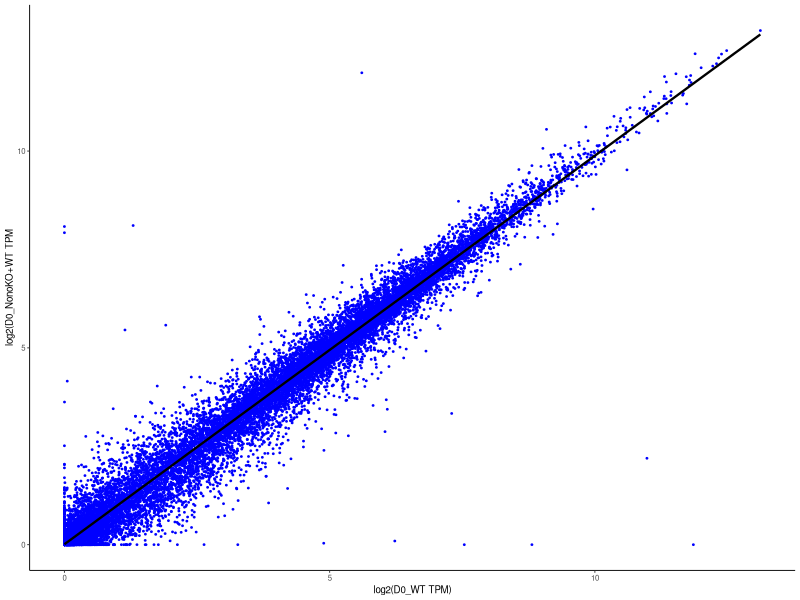
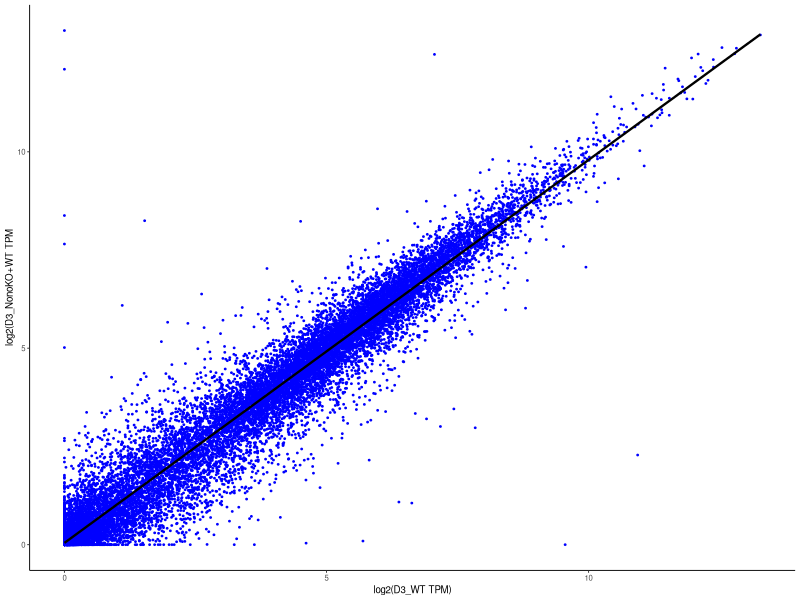
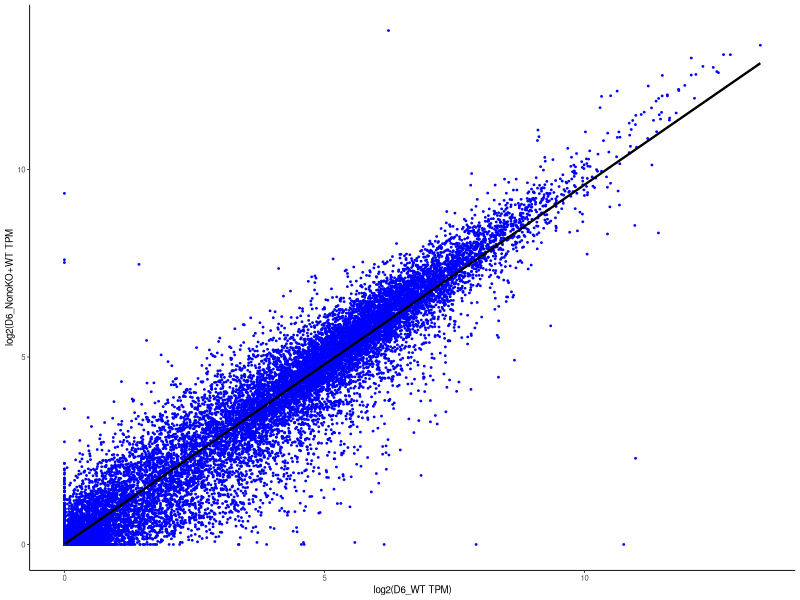
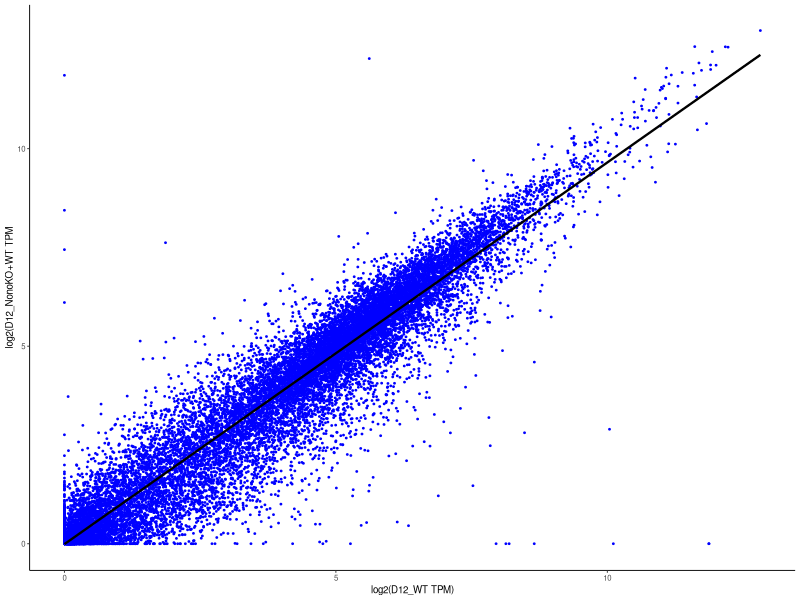
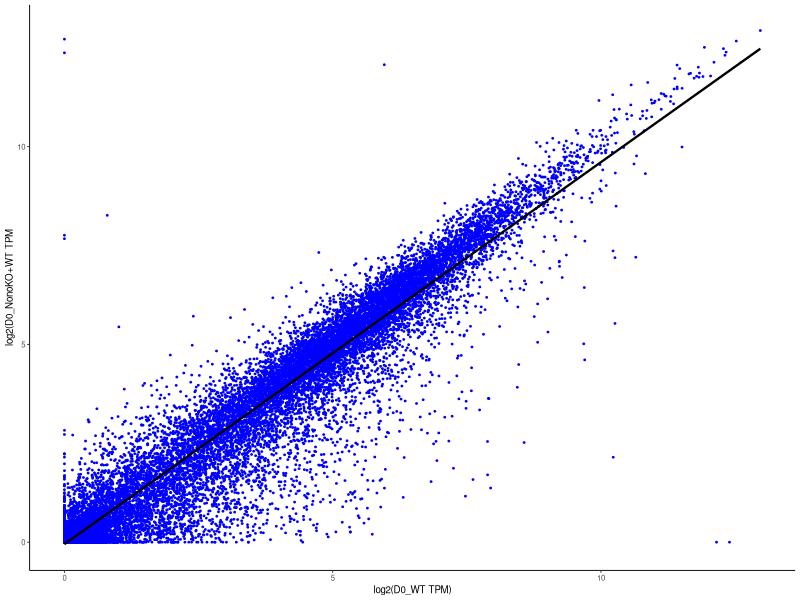
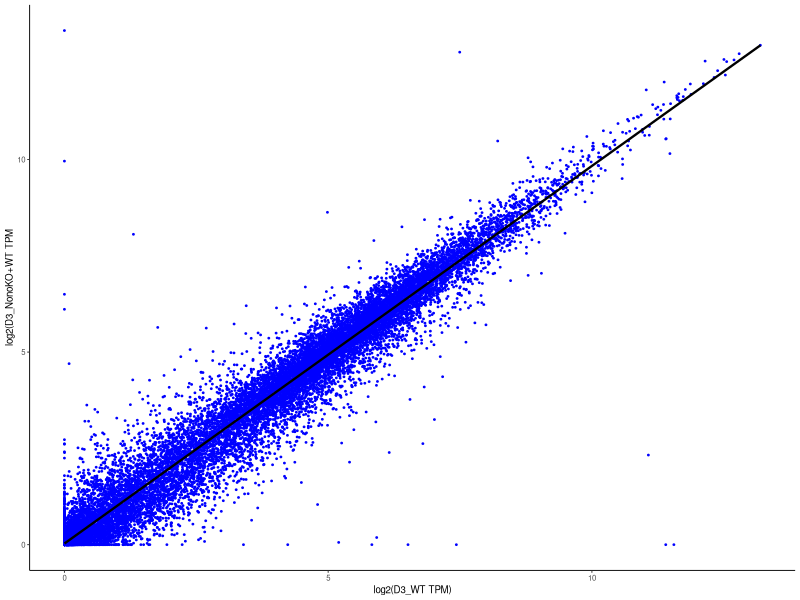
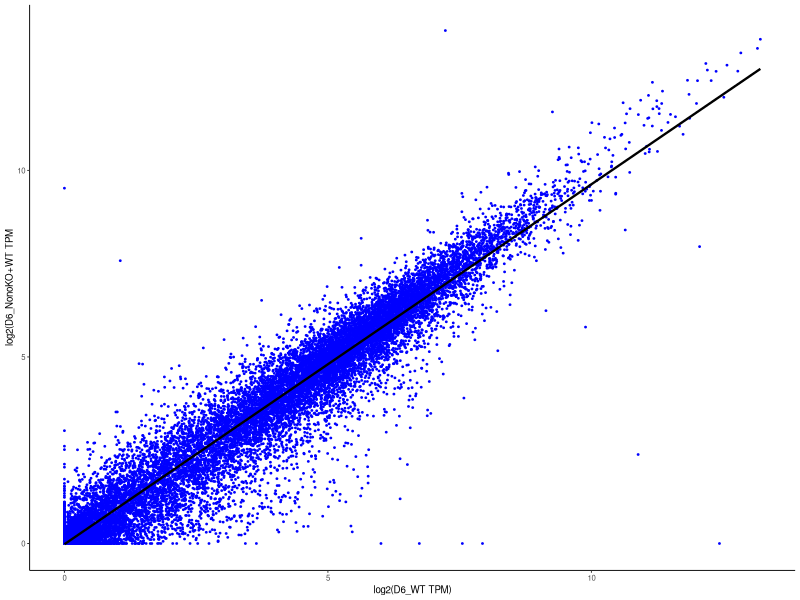
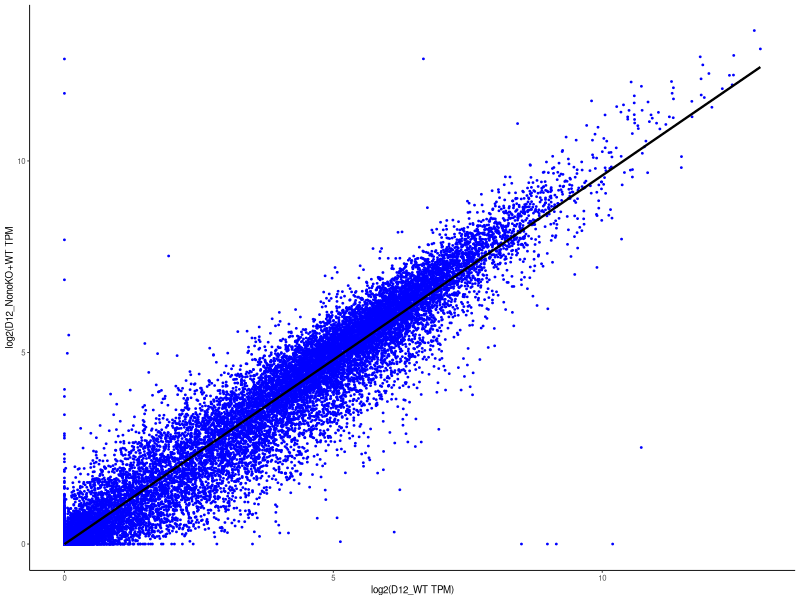

Write R code to recreate these figures, in order.
#!/usr/bin/Rscript --vanilla
setwd("~/github/Nono/")
rm(list=ls())
library(ggplot2)
library(reshape)
library(scales)
#==Set1===============================
Set1=read.table("set1_Expression_TPM.xls",sep="\t",header = T)
Set1[,2:13]=log2(Set1[,2:13]+1)
#D0====
cor.test(Set1$set1_RE_D0,Set1$set1_WT_D0)
set_d0=Set1[,c("set1_WT_D0","set1_RE_D0")]
p=ggplot(set_d0,aes(x=set1_WT_D0,y=set1_RE_D0))
p=p+geom_jitter(position="jitter",size=0.3,colour="blue",alpha=1/1)+geom_smooth(method="lm",colour="black",formula=y~x,size=0.8)
p=p+theme_classic(7)+xlab("log2(D0_WT TPM)")+ylab("log2(D0_NonoKO+WT TPM")
p
#D3====
cor.test(Set1$set1_RE_D3,Set1$set1_WT_D3)
set_D3=Set1[,c("set1_WT_D3","set1_RE_D3")]
p=ggplot(set_D3,aes(x=set1_WT_D3,y=set1_RE_D3))
p=p+geom_jitter(position="jitter",size=0.3,colour="blue",alpha=1/1)+geom_smooth(method="lm",colour="black",formula=y~x,size=0.8)
p=p+theme_classic(7)+xlab("log2(D3_WT TPM)")+ylab("log2(D3_NonoKO+WT TPM")
p
#D6====
cor.test(Set1$set1_RE_D6,Set1$set1_WT_D6)
set_D6=Set1[,c("set1_WT_D6","set1_RE_D6")]
p=ggplot(set_D6,aes(x=set1_WT_D6,y=set1_RE_D6))
p=p+geom_jitter(position="jitter",size=0.3,colour="blue",alpha=1/1)+geom_smooth(method="lm",colour="black",formula=y~x,size=0.8)
p=p+theme_classic(7)+xlab("log2(D6_WT TPM)")+ylab("log2(D6_NonoKO+WT TPM")
p
#D12====
cor.test(Set1$set1_RE_D12,Set1$set1_WT_D12)
set_D12=Set1[,c("set1_WT_D12","set1_RE_D12")]
p=ggplot(set_D12,aes(x=set1_WT_D12,y=set1_RE_D12))
p=p+geom_jitter(position="jitter",size=0.3,colour="blue",alpha=1/1)+geom_smooth(method="lm",colour="black",formula=y~x,size=0.8)
p=p+theme_classic(7)+xlab("log2(D12_WT TPM)")+ylab("log2(D12_NonoKO+WT TPM")
p

#==set2===============================
set2=read.table("set2_Expression_TPM.xls",sep="\t",header = T)
set2[,2:13]=log2(set2[,2:13]+1)
#D0====
cor.test(set2$set2_RE_D0,set2$set2_WT_D0)
set_d0=set2[,c("set2_WT_D0","set2_RE_D0")]
p=ggplot(set_d0,aes(x=set2_WT_D0,y=set2_RE_D0))
p=p+geom_jitter(position="jitter",size=0.3,colour="blue",alpha=1/1)+geom_smooth(method="lm",colour="black",formula=y~x,size=0.8)
p=p+theme_classic(7)+xlab("log2(D0_WT TPM)")+ylab("log2(D0_NonoKO+WT TPM")
p

#D3====
cor.test(set2$set2_RE_D3,set2$set2_WT_D3)
set_D3=set2[,c("set2_WT_D3","set2_RE_D3")]
p=ggplot(set_D3,aes(x=set2_WT_D3,y=set2_RE_D3))
p=p+geom_jitter(position="jitter",size=0.3,colour="blue",alpha=1/1)+geom_smooth(method="lm",colour="black",formula=y~x,size=0.8)
p=p+theme_classic(7)+xlab("log2(D3_WT TPM)")+ylab("log2(D3_NonoKO+WT TPM")
p

#D6====
cor.test(set2$set2_RE_D6,set2$set2_WT_D6)
set_D6=set2[,c("set2_WT_D6","set2_RE_D6")]
p=ggplot(set_D6,aes(x=set2_WT_D6,y=set2_RE_D6))
p=p+geom_jitter(position="jitter",size=0.3,colour="blue",alpha=1/1)+geom_smooth(method="lm",colour="black",formula=y~x,size=0.8)
p=p+theme_classic(7)+xlab("log2(D6_WT TPM)")+ylab("log2(D6_NonoKO+WT TPM")
p

#D12====
cor.test(set2$set2_RE_D12,set2$set2_WT_D12)
set_D12=set2[,c("set2_WT_D12","set2_RE_D12")]
p=ggplot(set_D12,aes(x=set2_WT_D12,y=set2_RE_D12))
p=p+geom_jitter(position="jitter",size=0.3,colour="blue",alpha=1/1)+geom_smooth(method="lm",colour="black",formula=y~x,size=0.8)
p=p+theme_classic(7)+xlab("log2(D12_WT TPM)")+ylab("log2(D12_NonoKO+WT TPM")
p
